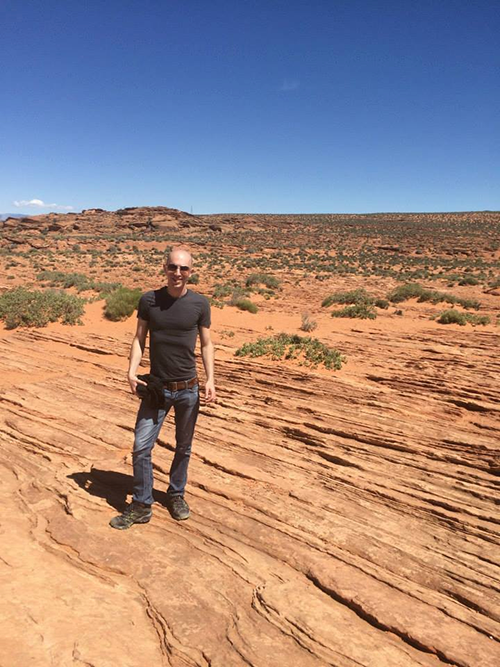
#> input picture Image_processing/face_detection/images/adrian.png, 500 x 667 px
$ python masking.py ../face_detection/images/adrian.png
#> lines starting #> are read from the running program, lines starting #| are printed output that depends on the picture; after the words box and inside, x2 and y2 are one past the last pixel; in counts of white or black regions, pixels touching at a corner belong together
# USAGE
# python masking.py minion.jpg

# import the necessary packages
import numpy as np
import sys
import cv2


img = sys.argv[1]

# load the image and display it it
image = cv2.imread(img)
#> image is the input picture: shape (667, 500, 3); mean B, G, R 128.5, 135.5, 159.5
cv2.imshow("Original", image)


# Create a white rectangle

mask = np.zeros(image.shape[:2], dtype="uint8")
cv2.rectangle(mask, (452, 243), (690, 590), 255, -1)
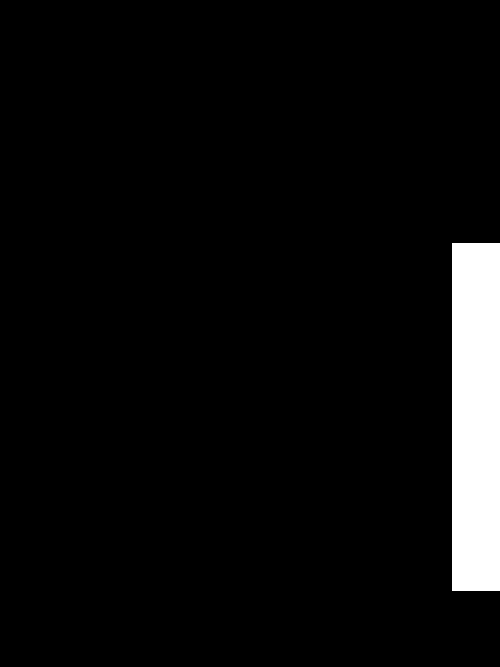
#> mask: shape (667, 500); 5% white; 1 white region, box (x1, y1, x2, y2) and area: (452, 243, 500, 591) 16704
cv2.imshow("Mask", mask)

# Apply out mask -- notice
masked = cv2.bitwise_and(image, image, mask=mask)
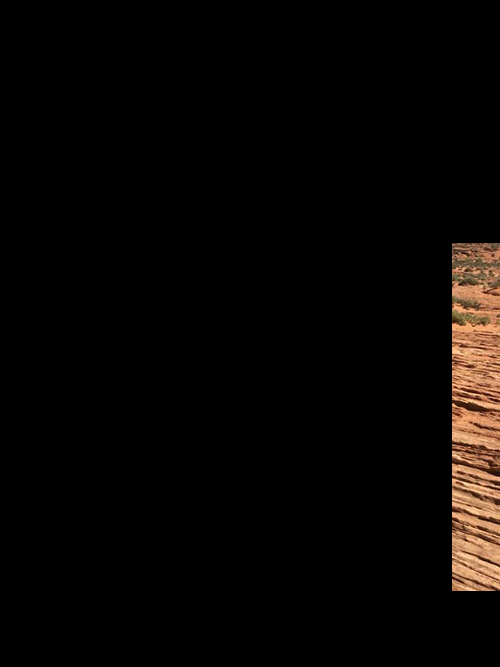
#> masked: shape (667, 500, 3); mean B, G, R 4.2, 6.1, 8.8
cv2.imshow("Mask Applied to Image", masked)
cv2.waitKey(0)

# Now, let's make a circular mask

mask = np.zeros(image.shape[:2], dtype="uint8")
cv2.circle(mask, (585, 98), 50, 255, -1)
#> mask: shape (667, 500); every value is 0
masked = cv2.bitwise_and(image, image, mask=mask)
#> masked: shape (667, 500, 3); every value is 0
cv2.imshow("Mask", mask)
cv2.imshow("Mask Applied to Image", masked)
cv2.waitKey(0)
